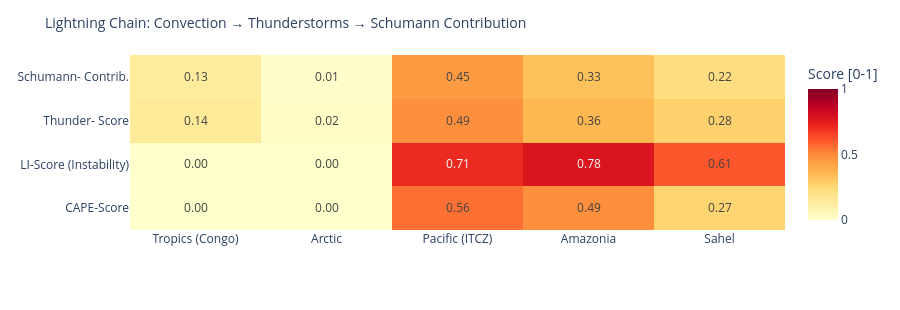

Here is the notebook cell this chart was saved with:
### Code cell
# ============================================================
# LIGHTNING CHAIN: Convection → Thunderstorms → Schumann
# Shows the causal chain per measurement point as heatmap
# ============================================================

def cape_score(v):
    """CAPE → normalized score [0,1]"""
    if v is None or pd.isna(v): return 0.0
    return min(1.0, float(v) / 3000)

def li_score(v):
    """Lifted Index: negative = unstable → score [0,1]"""
    if v is None or pd.isna(v): return 0.3
    return min(1.0, max(0.0, (-float(v) + 6) / 12))

def cloud_score(v):
    if v is None or pd.isna(v): return 0.3
    return float(v) / 100

def thunder_score(row):
    """Kombinierter Gewitterwahrscheinlichkeits-Score
    CAPE + LI + Bedeckung + WMO-Gewitter + konvektiver Niederschlag (showers)
    Hinweis: X-Ray und Kp sind kein Bestandteil – nur geomagn./solarer Kontext.
    """
    cs = cape_score(row.get('cape'))
    ls = li_score(row.get('li'))
    cl = cloud_score(row.get('cloud'))
    t  = 1.0 if row.get('thunderstorm') else 0.0
    # Convective precipitation (showers) as additional indicator
    sh = min(1.0, (row.get('showers') or 0) / 5.0)
    return round(cs * 0.30 + ls * 0.25 + cl * 0.15 + t * 0.20 + sh * 0.10, 3)

def schumann_contribution(t_score, lat):
    """Schumann contribution: higher in tropics (±30°), scaled by thunderstorm score"""
    lat_weight = max(0.3, 1.0 - abs(lat) / 60)
    return round(t_score * lat_weight, 3)

df_atm['cape_score']   = df_atm.apply(lambda r: cape_score(r['cape']), axis=1)
df_atm['li_score']     = df_atm.apply(lambda r: li_score(r['li']),    axis=1)
df_atm['thunder_score']= df_atm.apply(lambda r: thunder_score(r.to_dict()), axis=1)
df_atm['schumann_contribution'] = df_atm.apply(
    lambda r: schumann_contribution(r['thunder_score'], r['lat']), axis=1)

metrics = ['cape_score', 'li_score', 'thunder_score', 'schumann_contribution']
labels  = ['CAPE-Score', 'LI-Score\n(Instability)', 'Thunder-\nScore', 'Schumann-\nContrib.']
z_data  = [df_atm[m].tolist() for m in metrics]

fig = go.Figure(go.Heatmap(
    z=z_data,
    x=df_atm['point'].tolist(),
    y=labels,
    colorscale='YlOrRd',
    zmin=0, zmax=1,
    text=[[f'{v:.2f}' for v in row] for row in z_data],
    texttemplate='%{text}', textfont=dict(size=12),
    colorbar=dict(title='Score [0-1]')
))
fig.update_layout(
    title=dict(text='Lightning Chain: Convection → Thunderstorms → Schumann Contribution', font=dict(size=14)),
    height=310,
    plot_bgcolor='rgba(0,0,0,0)', paper_bgcolor='rgba(0,0,0,0)',
    margin=dict(l=130, r=80, t=55, b=80)
)
fig.show()

### Figure 1 — Plotly figure (JSON) as saved in the notebook; plotly's stock layout.template omitted (floating-point values rounded to 4 significant figures)
{"data": [{"colorbar": {"title": {"text": "Score [0-1]"}}, "colorscale": [[0.0, "rgb(255,255,204)"], [0.125, "rgb(255,237,160)"], [0.25, "rgb(254,217,118)"], [0.375, "rgb(254,178,76)"], [0.5, "rgb(253,141,60)"], [0.625, "rgb(252,78,42)"], [0.75, "rgb(227,26,28)"], [0.875, "rgb(189,0,38)"], [1.0, "rgb(128,0,38)"]], "text": [["0.00", "0.00", "0.56", "0.49", "0.27"], ["0.00", "0.00", "0.71", "0.78", "0.61"], ["0.14", "0.02", "0.49", "0.36", "0.28"], ["0.13", "0.01", "0.45", "0.33", "0.22"]], "textfont": {"size": 12}, "texttemplate": "%{text}", "type": "heatmap", "x": ["Tropics (Congo)", "Arctic", "Pacific (ITCZ)", "Amazonia", "Sahel"], "y": ["CAPE-Score", "LI-Score\n(Instability)", "Thunder-\nScore", "Schumann-\nContrib."], "z": [[0.0, 0.0, 0.5567, 0.4933, 0.2667], [0.0, 0.0, 0.7083, 0.775, 0.6083], [0.142, 0.021, 0.493, 0.357, 0.277], [0.133, 0.006, 0.452, 0.327, 0.217]], "zmax": 1, "zmin": 0}], "layout": {"height": 310, "margin": {"b": 80, "l": 130, "r": 80, "t": 55}, "paper_bgcolor": "rgba(0,0,0,0)", "plot_bgcolor": "rgba(0,0,0,0)", "title": {"font": {"size": 14}, "text": "Lightning Chain: Convection → Thunderstorms → Schumann Contribution"}}}
